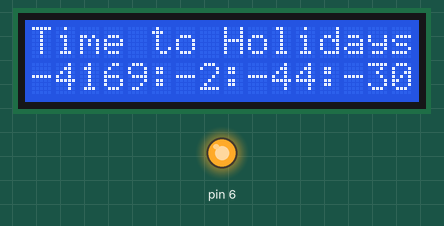
A sketch run on a simulated Arduino Uno, built with avr-gcc and run on an emulated ATmega328P. Shown: 16×2 character LCD, output pins drawn as LEDs (lit = HIGH). The local clock reads 2024-03-15 10:24:30 at power-on unless the sketch sets it; pins used as bus, display or sensor lines are not drawn.

Above: at 0.1 s.
At 4.1 s:
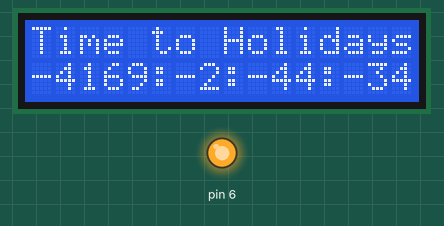
At 10.1 s:
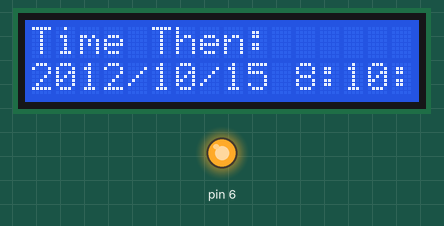
At 15.1 s:
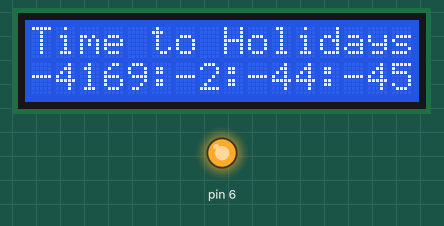
At 20.1 s:
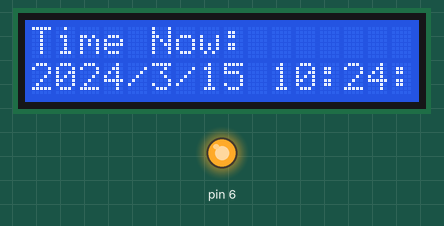
At 35.1 s:
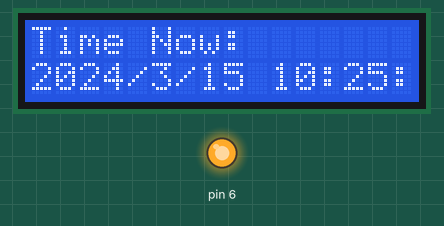

The sketch:

Arduino_Countdown_Timer.ino
```cpp
// include the library code:
#include <avr/sleep.h>
#include <avr/power.h>
#include <Wire.h>
#include <RTClib.h>
#include <LiquidCrystal.h>
#include "defines.h"

// initialize the library with the numbers of the interface pins
LiquidCrystal lcd(LCD_RS,
                  LCD_ENABLE,
                  LCD_D4,
                  LCD_D5,
                  LCD_D6,
                  LCD_D7);

//Initialise the RTC Object
RTC_DS1307 RTC;

//update vars
long nextLCDUpdate = 0;
long powerOffTime = 0;

int displayMode= 0;
long displayNext = millis() + 5000;

void setPowerOffTime() {
  powerOffTime = millis() + 10000;//5 sec delay
}

void setup(){
  // set up the LCD's number of columns and rows and enable (inc blacklight)
  lcd.begin(16, 2);
  LCDEnable();
  lcd.display();

  //make sure we're not going to time out too quickly
  setPowerOffTime();

  //set Digital pin 7 to OUTPUT
  pinMode(LCD_BL, OUTPUT);
  digitalWrite(LCD_BL, HIGH);

  //power up RTC
  pinMode(6, OUTPUT);
  digitalWrite(6, HIGH);

  //Set up Wire (for RTC)
  Wire.begin();

  //Start RTC
  RTC.begin();

  if(!RTC.isrunning()) {
    lcd.clear();
    lcd.setCursor(0,0);
    lcd.print("RTC Not Running");
    RTC.adjust(DateTime(__DATE__, __TIME__));
    for(;;);
  }
}

void LCDEnable() {
  lcd.display();          //turn on the LCD display
  digitalWrite(LCD_BL, HIGH);  //turn the backlight on
}

void LCDDisable() {
  lcd.noDisplay();        //turn off the LCD display
  digitalWrite(LCD_BL, LOW);   //turn the backlight off
}

void buttonISR() {
  detachInterrupt(0);   //detach interrupts
  sleep_disable();      //disable powersaving
  LCDEnable();          //enable the LCD
  setPowerOffTime();    //reset the power off time
  nextLCDUpdate = 0;    //update the LCD immediately
}

void loop()
{
  long ms = millis();
  //update the display if it's time...
  if(ms >= nextLCDUpdate) {
    switch(displayMode) {
      case 0:
        updateLCDHoliday();
        break;
      case 1:
        updateLCDNow();
        break;
      case 2:
        updateLCDThen();
        break;
    }

    nextLCDUpdate = ms + 1000;  //set the next update time
  }

  //update the display type
  if(ms >= displayNext) {
    displayMode++;
    if(displayMode >= 3)
      displayMode = 0;

    displayNext = ms + 5000;
  }

/*  if(millis() > powerOffTime) {
    //attach the interrupt function
    attachInterrupt(0, buttonISR, RISING);//TODO Should Be LOW - do we need to rewire? - was RISING

    //disable the LCD to save power
    LCDDisable();

    //enable power saving
    set_sleep_mode(SLEEP_MODE_PWR_DOWN);
    sleep_enable();
    sleep_mode();
  }*/
}

void updateLCDHoliday() {
  DateTime now = RTC.now();
  DateTime hol(2012, 10, 15, 8, 10, 0);

  //calculate the remaining time
  unsigned long remaining = (hol.unixtime() - now.unixtime());
  updateLCDTimeout("Time to Holidays", remaining);
}

void updateLCDNow() {
  DateTime now = RTC.now();
  updateLCDDateTime("Time Now:", now.unixtime());
}

void updateLCDThen() {
  DateTime hol(2012, 10, 15, 8, 10, 0);
  updateLCDDateTime("Time Then:", hol.unixtime());
}

void updateLCDTimeout(char *text, long tm) {
  //do the LCD update
  lcd.clear();
  lcd.setCursor(0,0);

  lcd.print(text);

  lcd.setCursor(0,1);
  lcd.print(tm / 86400L);
  lcd.print(":");
  lcd.print((tm % 86400L) / 3600);
  lcd.print(":");
  lcd.print(((tm % 84600L) % 3600) / 60);
  lcd.print(":");
  lcd.print(((tm % 84600L) % 3600) % 60);
}

void updateLCDDateTime(char *text, DateTime tm) {
  //do the LCD update
  lcd.clear();
  lcd.setCursor(0,0);

  lcd.print(text);

  lcd.setCursor(0,1);
  lcd.print(tm.year(), DEC);
  lcd.print('/');
  lcd.print(tm.month(), DEC);
  lcd.print('/');
  lcd.print(tm.day(), DEC);
  lcd.print(' ');
  lcd.print(tm.hour(), DEC);
  lcd.print(':');
  lcd.print(tm.minute(), DEC);
  lcd.print(':');
  lcd.print(tm.second(), DEC);
}
```

defines.h
```cpp
#define LCD_RS       7
#define LCD_ENABLE   8
#define LCD_BL       9
#define LCD_D4      13
#define LCD_D5      12
#define LCD_D6      11
#define LCD_D7      10
```

Measured:
- what the display in image 1 shows lasts 1.0 s, from 4.1 s to 5.1 s
- what the display in image 2 shows lasts 5.0 s, from 10.1 s to 15.1 s
